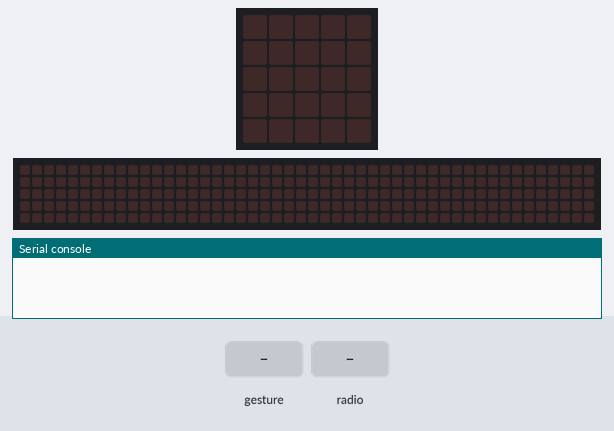
Bench run of a program on a simulated BBC micro:bit (MakeCode). Shown: the board's 5×5 LED display, a strip that is not on the board, showing the scrolling text unrolled, the last lines printed to the serial console. Inputs (shaded band) come from the test bench. Random numbers come from a fixed seed; no radio messages arrive unless stated (any console line starting 'radio sent:' is added by the test bench); a tilt is held for 1.5 s and a shake lasts 1 s, then the board lies face up again; the 48×5 strip is a reading aid, not a part: it shows the text the display is scrolling, unrolled, one strip-width of it at a time.

Above: at 1.2 s.
1.3 s: gesture 'shake'
At 2.2 s:
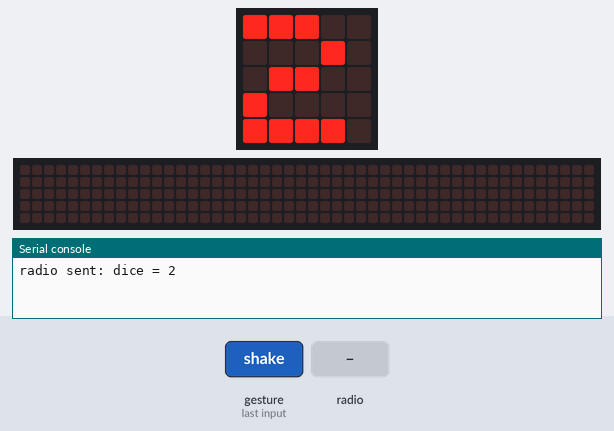
3.0 s: radio message "dice=100" arrives
At 6.37 s:
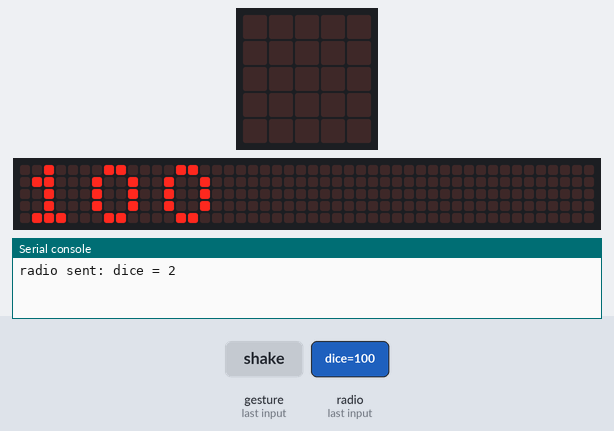
Timing chart, 0 to 7.9 s (numbered marks = the images above; inputs shaded):
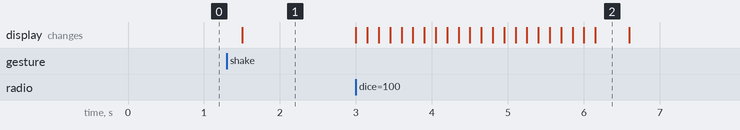

The program:

main.ts
```typescript
radio.onReceivedValue(function (name, value) {
    if (name == "dice") {
        basic.showNumber(value)
    }
})
input.onGesture(Gesture.Shake, function () {
    dice = randint(1, 6)
    radio.sendValue("dice", dice)
    basic.showNumber(dice)
})
let dice = 0
led.setBrightness(255)
radio.setGroup(255)
radio.setFrequencyBand(83)
radio.setTransmitPower(7)
```

test.ts
```typescript
// tu są testy; nie będzie to kompilowane, gdy ten pakiet będzie używany jako rozszerzenie.
```

Measured:
- after the input at 1.3 s, the display: changes after 0.20 s (image 1)
- after the input at 3.0 s, the display: first changes at once (image 2 shows a later state)
- what the display in image 2 shows lasts 0.4 s, from 6.2 s to 6.6 s
